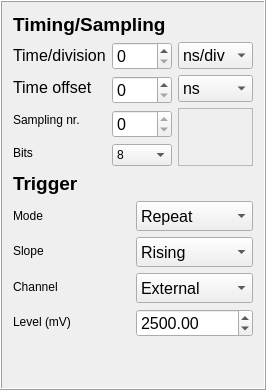
     <widget class="QFrame" name="frame">
      <property name="minimumSize">
       <size>
        <width>0</width>
        <height>0</height>
       </size>
      </property>
      <property name="maximumSize">
       <size>
        <width>16777215</width>
        <height>400</height>
       </size>
      </property>
      <property name="frameShape">
       <enum>QFrame::Box</enum>
      </property>
      <property name="frameShadow">
       <enum>QFrame::Raised</enum>
      </property>
      <layout class="QGridLayout" name="gridLayout_3">
       <item row="3" column="0">
        <layout class="QHBoxLayout" name="horizontalLayout_5">
         <item>
          <layout class="QVBoxLayout" name="verticalLayout_6">
           <item>
            <widget class="QLabel" name="label_9">
             <property name="minimumSize">
              <size>
               <width>80</width>
               <height>20</height>
              </size>
             </property>
             <property name="text">
              <string>&lt;html&gt;&lt;head/&gt;&lt;body&gt;&lt;p&gt;Mode&lt;/p&gt;&lt;/body&gt;&lt;/html&gt;</string>
             </property>
            </widget>
           </item>
           <item>
            <widget class="QLabel" name="label_11">
             <property name="minimumSize">
              <size>
               <width>80</width>
               <height>20</height>
              </size>
             </property>
             <property name="text">
              <string>&lt;html&gt;&lt;head/&gt;&lt;body&gt;&lt;p&gt;Slope&lt;/p&gt;&lt;/body&gt;&lt;/html&gt;</string>
             </property>
            </widget>
           </item>
           <item>
            <widget class="QLabel" name="label_10">
             <property name="minimumSize">
              <size>
               <width>80</width>
               <height>20</height>
              </size>
             </property>
             <property name="text">
              <string>&lt;html&gt;&lt;head/&gt;&lt;body&gt;&lt;p&gt;Channel&lt;/p&gt;&lt;/body&gt;&lt;/html&gt;</string>
             </property>
            </widget>
           </item>
           <item>
            <widget class="QLabel" name="label_12">
             <property name="minimumSize">
              <size>
               <width>80</width>
               <height>20</height>
              </size>
             </property>
             <property name="text">
              <string>&lt;html&gt;&lt;head/&gt;&lt;body&gt;&lt;p&gt;Level (mV)&lt;/p&gt;&lt;/body&gt;&lt;/html&gt;</string>
             </property>
            </widget>
           </item>
          </layout>
         </item>
         <item>
          <layout class="QVBoxLayout" name="verticalLayout_7">
           <item>
            <widget class="QComboBox" name="TriggerModeComboBox">
             <property name="minimumSize">
              <size>
               <width>80</width>
               <height>30</height>
              </size>
             </property>
             <property name="font">
              <font>
               <pointsize>12</pointsize>
               <weight>50</weight>
               <bold>false</bold>
              </font>
             </property>
             <item>
              <property name="text">
               <string>Repeat</string>
              </property>
             </item>
             <item>
              <property name="text">
               <string>Single</string>
              </property>
             </item>
             <item>
              <property name="text">
               <string>None</string>
              </property>
             </item>
            </widget>
           </item>
           <item>
            <widget class="QComboBox" name="TriggerSlopeComboBox">
             <property name="minimumSize">
              <size>
               <width>80</width>
               <height>30</height>
              </size>
             </property>
             <property name="font">
              <font>
               <pointsize>12</pointsize>
               <weight>50</weight>
               <bold>false</bold>
              </font>
             </property>
             <item>
              <property name="text">
               <string>Rising</string>
              </property>
             </item>
             <item>
              <property name="text">
               <string>Falling</string>
              </property>
             </item>
            </widget>
           </item>
           <item>
            <widget class="QComboBox" name="TriggerChannelComboBox">
             <property name="minimumSize">
              <size>
               <width>80</width>
               <height>30</height>
              </size>
             </property>
             <property name="font">
              <font>
               <pointsize>12</pointsize>
               <weight>50</weight>
               <bold>false</bold>
              </font>
             </property>
             <item>
              <property name="text">
               <string>External</string>
              </property>
             </item>
             <item>
              <property name="text">
               <string>A</string>
              </property>
             </item>
             <item>
              <property name="text">
               <string>B</string>
              </property>
             </item>
             <item>
              <property name="text">
               <string>C</string>
              </property>
             </item>
             <item>
              <property name="text">
               <string>D</string>
              </property>
             </item>
            </widget>
           </item>
           <item>
            <widget class="QDoubleSpinBox" name="TriggerLevelSpinBox">
             <property name="minimumSize">
              <size>
               <width>80</width>
               <height>20</height>
              </size>
             </property>
             <property name="font">
              <font>
               <pointsize>12</pointsize>
               <weight>50</weight>
               <bold>false</bold>
              </font>
             </property>
             <property name="maximum">
              <double>20000.000000000000000</double>
             </property>
             <property name="value">
              <double>2500.000000000000000</double>
             </property>
            </widget>
           </item>
          </layout>
         </item>
        </layout>
       </item>
       <item row="4" column="0">
        <spacer name="verticalSpacer_6">
         <property name="orientation">
          <enum>Qt::Vertical</enum>
         </property>
         <property name="sizeHint" stdset="0">
          <size>
           <width>20</width>
           <height>40</height>
          </size>
         </property>
        </spacer>
       </item>
       <item row="1" column="0">
        <layout class="QHBoxLayout" name="horizontalLayout_6">
         <item>
          <layout class="QVBoxLayout" name="verticalLayout_10">
           <property name="sizeConstraint">
            <enum>QLayout::SetMinimumSize</enum>
           </property>
           <item>
            <widget class="QLabel" name="label_7">
             <property name="font">
              <font>
               <pointsize>12</pointsize>
               <weight>50</weight>
               <bold>false</bold>
              </font>
             </property>
             <property name="toolTip">
              <string>Time between two divisons</string>
             </property>
             <property name="text">
              <string>&lt;html&gt;&lt;head/&gt;&lt;body&gt;&lt;p&gt;Time/division&lt;/p&gt;&lt;/body&gt;&lt;/html&gt;</string>
             </property>
            </widget>
           </item>
           <item>
            <widget class="QLabel" name="label_16">
             <property name="font">
              <font>
               <pointsize>12</pointsize>
               <weight>50</weight>
               <bold>false</bold>
              </font>
             </property>
             <property name="toolTip">
              <string>Time offset from the zero point (trigger)</string>
             </property>
             <property name="text">
              <string>&lt;html&gt;&lt;head/&gt;&lt;body&gt;&lt;p&gt;Time offset&lt;/p&gt;&lt;/body&gt;&lt;/html&gt;</string>
             </property>
            </widget>
           </item>
           <item>
            <widget class="QLabel" name="label_8">
             <property name="text">
              <string>&lt;html&gt;&lt;head/&gt;&lt;body&gt;&lt;p&gt;Sampling nr.&lt;/p&gt;&lt;/body&gt;&lt;/html&gt;</string>
             </property>
            </widget>
           </item>
           <item>
            <widget class="QLabel" name="label_5">
             <property name="text">
              <string>Bits</string>
             </property>
            </widget>
           </item>
          </layout>
         </item>
         <item>
          <layout class="QVBoxLayout" name="verticalLayout_9">
           <item>
            <widget class="QSpinBox" name="TimingTimeDivisionSpinBox">
             <property name="minimumSize">
              <size>
               <width>60</width>
               <height>0</height>
              </size>
             </property>
             <property name="font">
              <font>
               <pointsize>12</pointsize>
               <weight>50</weight>
               <bold>false</bold>
              </font>
             </property>
             <property name="toolTip">
              <string>Time between two divisons</string>
             </property>
            </widget>
           </item>
           <item>
            <widget class="QSpinBox" name="TimingTimeOffsetSpinBox">
             <property name="minimumSize">
              <size>
               <width>60</width>
               <height>0</height>
              </size>
             </property>
             <property name="font">
              <font>
               <pointsize>12</pointsize>
               <weight>50</weight>
               <bold>false</bold>
              </font>
             </property>
             <property name="toolTip">
              <string>Time offset from the zero point (trigger)</string>
             </property>
            </widget>
           </item>
           <item>
            <widget class="QSpinBox" name="TimingSampleNumberSpinBox">
             <property name="font">
              <font>
               <pointsize>12</pointsize>
               <weight>50</weight>
               <bold>false</bold>
              </font>
             </property>
             <property name="maximum">
              <number>0</number>
             </property>
            </widget>
           </item>
           <item>
            <widget class="QComboBox" name="comboBox">
             <item>
              <property name="text">
               <string>8</string>
              </property>
             </item>
             <item>
              <property name="text">
               <string>12</string>
              </property>
             </item>
             <item>
              <property name="text">
               <string>14</string>
              </property>
             </item>
             <item>
              <property name="text">
               <string>16</string>
              </property>
             </item>
            </widget>
           </item>
          </layout>
         </item>
         <item>
          <layout class="QVBoxLayout" name="verticalLayout_8">
           <item>
            <widget class="QComboBox" name="TimingTimeDivisionComboBox">
             <property name="minimumSize">
              <size>
               <width>60</width>
               <height>25</height>
              </size>
             </property>
             <property name="font">
              <font>
               <pointsize>12</pointsize>
               <weight>50</weight>
               <bold>false</bold>
              </font>
             </property>
             <item>
              <property name="text">
               <string>ns/div</string>
              </property>
             </item>
             <item>
              <property name="text">
               <string>μs/div</string>
              </property>
             </item>
             <item>
              <property name="text">
               <string>ms/div</string>
              </property>
             </item>
             <item>
              <property name="text">
               <string>s/div</string>
              </property>
             </item>
            </widget>
           </item>
           <item>
            <widget class="QComboBox" name="TimingTimeOffsetComboBox">
             <property name="minimumSize">
              <size>
               <width>60</width>
               <height>25</height>
              </size>
             </property>
             <property name="font">
              <font>
               <pointsize>12</pointsize>
               <weight>50</weight>
               <bold>false</bold>
              </font>
             </property>
             <property name="toolTip">
              <string>Unit of time offset</string>
             </property>
             <item>
              <property name="text">
               <string>ns</string>
              </property>
             </item>
             <item>
              <property name="text">
               <string>μs</string>
              </property>
             </item>
             <item>
              <property name="text">
               <string>ms</string>
              </property>
             </item>
             <item>
              <property name="text">
               <string>s</string>
              </property>
             </item>
            </widget>
           </item>
           <item>
            <widget class="QFrame" name="frame_3">
             <property name="frameShape">
              <enum>QFrame::StyledPanel</enum>
             </property>
             <property name="frameShadow">
              <enum>QFrame::Raised</enum>
             </property>
            </widget>
           </item>
          </layout>
         </item>
        </layout>
       </item>
       <item row="0" column="0">
        <widget class="QLabel" name="label_6">
         <property name="text">
          <string>&lt;html&gt;&lt;head/&gt;&lt;body&gt;&lt;p&gt;&lt;span style=&quot; font-size:14pt; font-weight:600;&quot;&gt;Timing/Sampling&lt;/span&gt;&lt;/p&gt;&lt;/body&gt;&lt;/html&gt;</string>
         </property>
        </widget>
       </item>
       <item row="2" column="0">
        <widget class="QLabel" name="label">
         <property name="text">
          <string>&lt;html&gt;&lt;head/&gt;&lt;body&gt;&lt;p&gt;&lt;span style=&quot; font-size:14pt; font-weight:600;&quot;&gt;Trigger&lt;/span&gt;&lt;/p&gt;&lt;/body&gt;&lt;/html&gt;</string>
         </property>
        </widget>
       </item>
      </layout>
     </widget>
